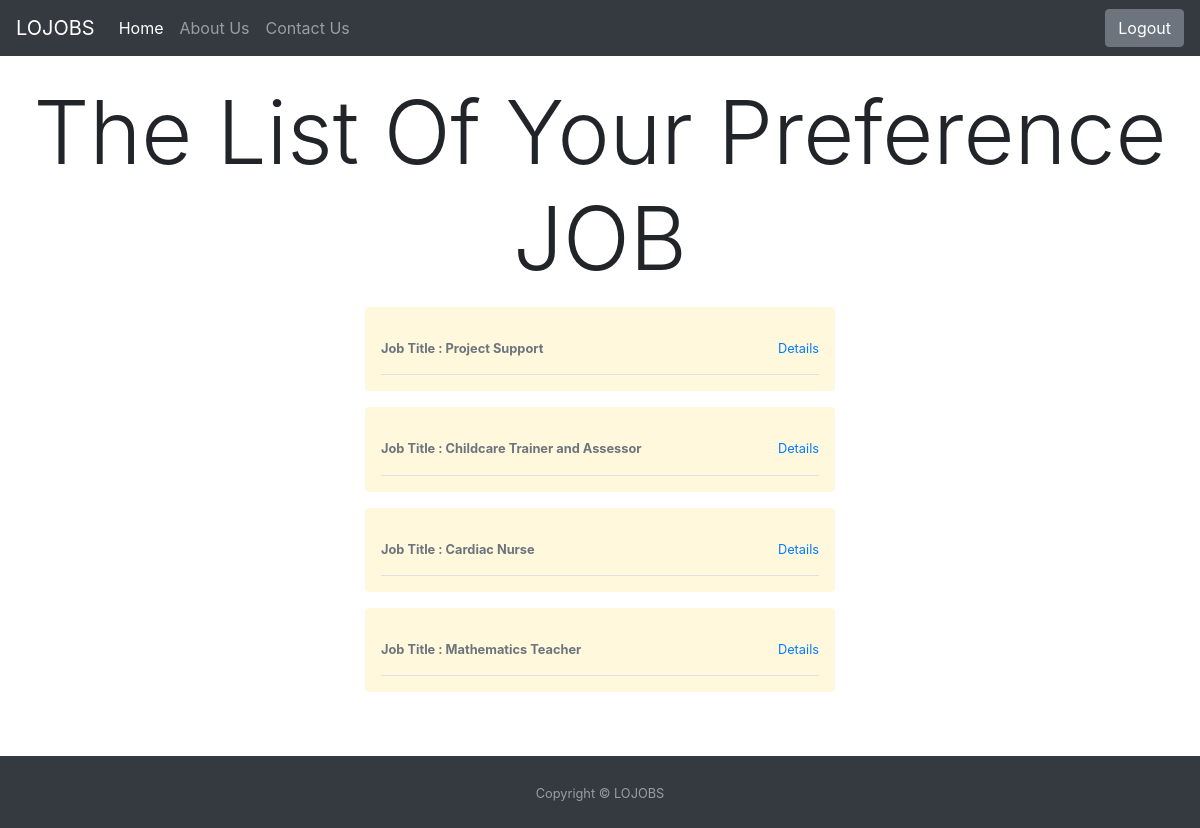
/jobtype.php (signed in), run on the app's committed database.
### tables this page shows
CREATE TABLE IF NOT EXISTS `jobsoffering` (
  `id` int(8) NOT NULL AUTO_INCREMENT,
  `respons` int(1) NOT NULL DEFAULT '0',
  `image` text,
  `job_tittle` varchar(40) NOT NULL,
  `company_name` varchar(40) NOT NULL,
  `category` varchar(30) DEFAULT NULL,
  `address` varchar(40) NOT NULL,
  `street` varchar(20) NOT NULL,
  `city` varchar(20) NOT NULL,
  `job_des` text NOT NULL,
  `job_req` text NOT NULL,
  `salary` varchar(10) NOT NULL,
  `teleNo` int(10) NOT NULL,
  `email` varchar(40) NOT NULL,
  `user_id` int(8) NOT NULL,
  `accept` int(1) NOT NULL DEFAULT '0',
  `mostview` int(255) NOT NULL DEFAULT '0',
  `job_type` varchar(100) DEFAULT NULL,
  PRIMARY KEY (`id`)
);

### jobtype.php (the view, shortened to what this page needs)
<!DOCTYPE html>
<html lang="en">
<head>
    <link rel="stylesheet" href="https://stackpath.bootstrapcdn.com/bootstrap/4.3.1/css/bootstrap.min.css">
</head>
<body class="body">
    <nav class="navbar navbar-expand-md navbar-dark bg-dark mb-4">
        <a class="navbar-brand" href="#">LOJOBS</a>
        <div class="collapse navbar-collapse" id="navbarCollapse">
            <ul class="navbar-nav mr-auto">
                <li class="nav-item active">
                    <?php
                if(isset($_SESSION['type'])){
                $type=$_SESSION ['type'];
                if($type==1){
                    echo"<a class='nav-link' href='mainowner.php'>Home <span class='sr-only'>(current)</span></a>";
                  }
                  else
                  if($type==0){
                    echo"<a class='nav-link' href='mainuser.php'>Home <span class='sr-only'>(current)</span></a>";
                  }
                }
                else
                echo"<a class='nav-link' href='main.php'>Home <span class='sr-only'>(current)</span></a>";
                ?>
                </li>
                <li class="nav-item">
                    <a class="nav-link" href="#">About Us</a>
                </li>
                <li class="nav-item">
                    <a class="nav-link" href="#">Contact Us</a>
                </li>
            </ul>
        </div>
        <?php
 if(isset($_SESSION['type'])){
 $type=$_SESSION ['type'];
 if($type==1){
    echo"<form action='logout.php' style='display: inline;'>
    <button type='submit' class='btn btn-secondary'>Logout</button>
</form>";  }
   else
   if($type==0){
    echo"<form action='logout.php' style='display: inline;'>
    <button type='submit' class='btn btn-secondary'>Logout</button>
    </form>";   }
 }
?>
</nav>
<?php
require 'connect.php';
$type=$_SESSION ['job_type'];
?>
    <?php
$sql="SELECT * FROM jobsoffering WHERE job_type LIKE '$type'";
$result = mysqli_query($conn,$sql);
echo "<h3 style='background-color: rgba(255, 255, 255, 0.8) ; text-align:center;' class='display-2'>The List Of Your Preference JOB </h3>";
	while($row = mysqli_fetch_assoc($result))
	{
		echo"<center><div class='col-lg-5'>";
      echo"<div class='my-3 p-3 rounded box-shadow' style='background-color:cornsilk' >";
      echo"<div class='media text-muted pt-3'>";
      echo"<div class='media-body pb-3 mb-0 small lh-125 border-bottom border-gray'>";
      echo"<div class='d-flex justify-content-between align-items-center w-100'>";
      echo"<strong class='text-gray-dark'>Job Title : ".$row['job_tittle']."</strong>";
      echo"<a href='detail.php?id=".$row['id']."'>Details</a>";
      echo"</div>";
      echo"</div>";
      echo"</div>";
     echo"</div>";
echo"</div></center>";
	}
?>
        <br>
        <br>
        <footer id="sticky-footer" class="py-4 bg-dark text-white-50 ">
            <div class="container text-center">
                <small>Copyright © LOJOBS</small>
            </div>
        </footer>
</body>
</html>

### jobtype.php (style rules this page uses)
.container { width: 500px; }
.body { margin: 0px; padding: 0px; background-image: url(https://www.actioncoach.ca/wp-content/uploads/2019/03/happy-employees-1.jpg); background-size: cover; background-position: center center; background-repeat: no-repeat; background-attachment: fixed; margin: 0px; padding: 0px; }

### data on the page
jobsoffering: job_tittle "Project Support"
jobsoffering: job_tittle "Childcare Trainer and Assessor"
jobsoffering: job_tittle "Cardiac Nurse"
jobsoffering: job_tittle "Mathematics Teacher"
